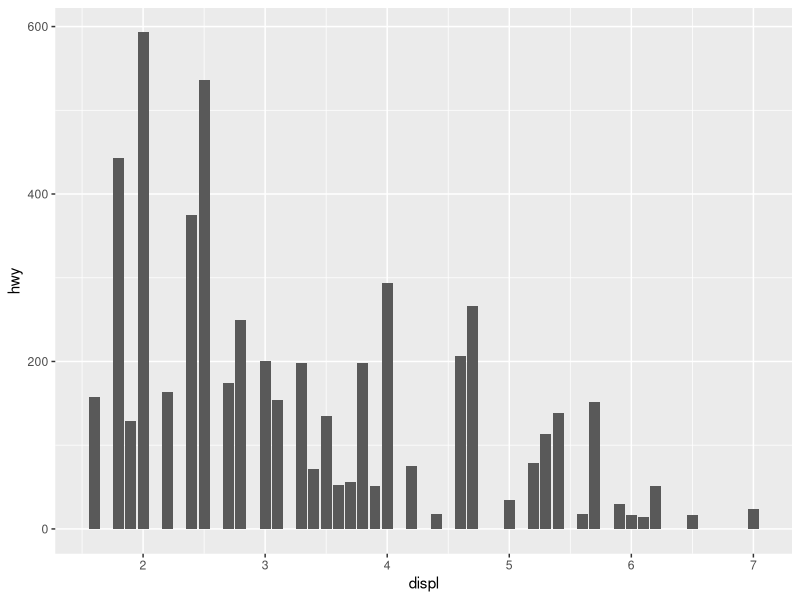
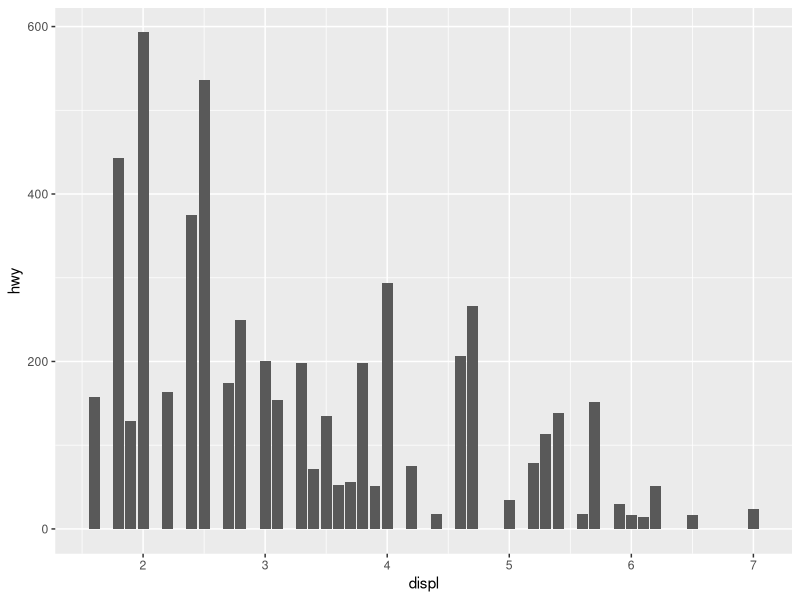
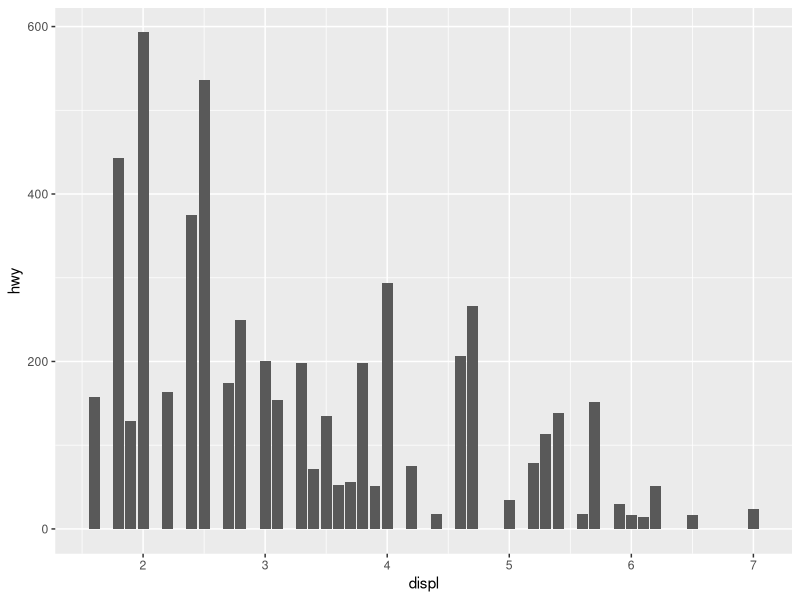
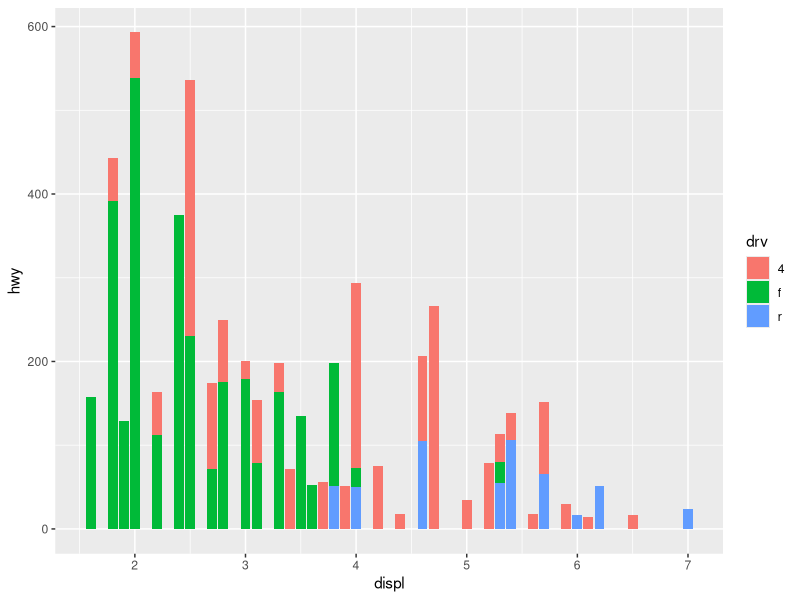
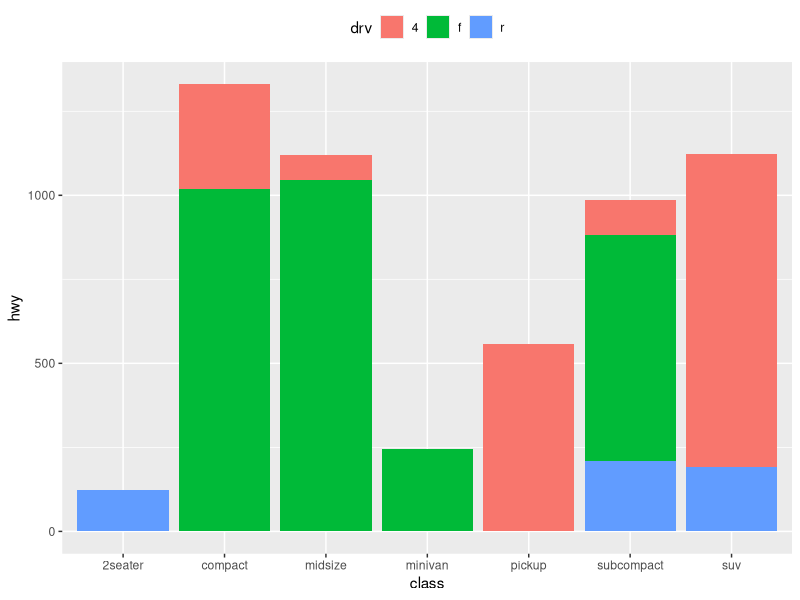

These charts were generated, in order, by the following R code:
#The purpose of the geom_col.R file is to provide examples of
#bar geom visuals.

#Reference: https://ggplot2.tidyverse.org/reference/geom_bar.html

library(tidyverse)

geo <- ggplot(mpg, aes(x = displ, y = hwy))
geo + geom_col()

geo + geom_col(aes(weight = displ))
geo + geom_col(aes(weight = hwy))

geo + geom_col(aes(fill = drv))

ggplot(mpg, aes(x = class, y = hwy)) +
    geom_col(aes(fill = drv)) +
    theme(legend.position = "top")
